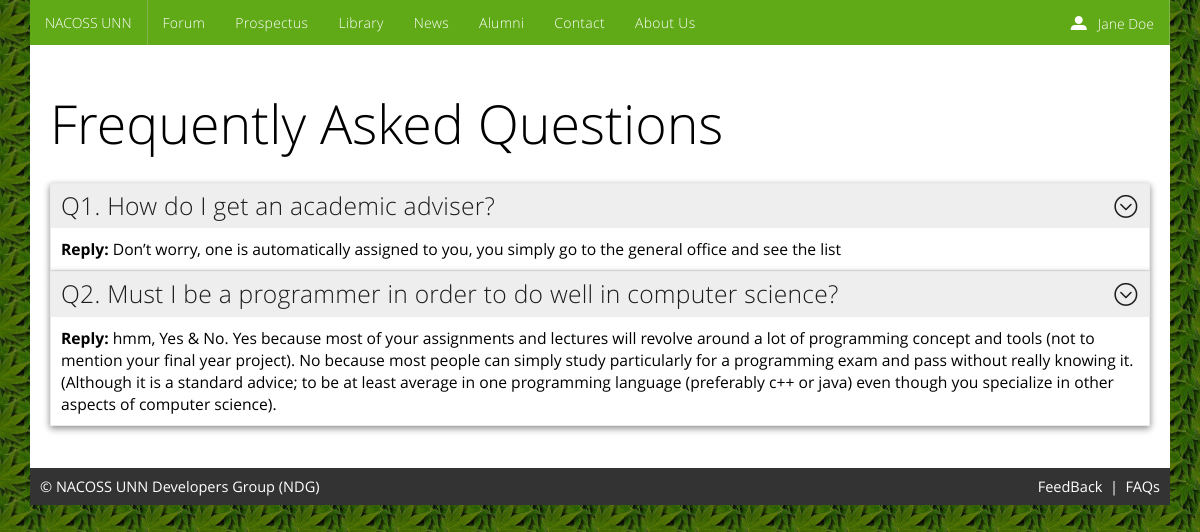
The page /faq.php (signed in) on the database its author committed.
### tables this page shows
CREATE TABLE IF NOT EXISTS `faq` (
  `id` int(11) NOT NULL AUTO_INCREMENT,
  `question` text NOT NULL,
  `answer` text NOT NULL,
  PRIMARY KEY (`id`)
);

### functions.php (called while the page is built, shortened)
<?php
function getFAQs() {
    $array = array();
    $query = "select * from faq limit 20";
    $link = getDefaultDBConnection();
    $result = mysqli_query($link, $query);
    if ($result) {
        while ($row = mysqli_fetch_array($result)) {
            array_push($array, $row);
        }
    }
    return $array;
}
function getDefaultDBConnection() {
    $link = getConnection();
    return $link;
}
function getConnection() {
    $link = mysqli_connect($GLOBALS['db_hostname'], $GLOBALS['db_username'], $GLOBALS['db_password']);
    return $link;
}

### faq.php (the view, shortened to what this page needs)
<!DOCTYPE html>
<html>
    <head>
        <link href="css/metro-bootstrap.css" rel="stylesheet">
        <link href="css/metro-bootstrap-responsive.css" rel="stylesheet">
        <link href="css/iconFont.css" rel="stylesheet">
        <link href="js/prettify/prettify.css" rel="stylesheet">
    </head>
    <body class="metro" style="background-image: url(img/bg.jpg); background-repeat: repeat;">
        <div class="container bg-white">
            <?php require_once './header.php'; ?>
            <?php require_once './functions.php'; ?>
            <br/>
            <div class="padding20">
                <h1>Frequently Asked Questions</h1>
                <br/>
                <?php
                $array = getFAQs();
                for ($index = 0; $index < count($array); $index++) {
                    ?>
                    <div class="panel shadow" data-role="panel">
                        <div class="panel-header">
                            <?= "Q" . ($index + 1) . ". " . $array[$index]['question'] ?>
                        </div>
                        <div class="panel-content">
                            <strong>Reply:</strong> <?= $array[$index]['answer'] ?>
                        </div>
                    </div>
                    <?php
                }
                ?>
            </div>
            <br/>
            <?php require_once './footer.php'; ?>
        </div>
    </body>
</html>

### rows shown on the page
faq: question "How do I get an academic adviser?", answer "Don’t worry, one is automatically assigned to you, you simply go to the general office and see the list"
faq: question "Must I be a programmer in order to do well in computer science?", answer "hmm, Yes & No. Yes because most of your assignments and lectures will revolve around a lot of programming concept and tools (not to mention your final year project). No because most people can simply study particularly for a programming exam and pass without really knowing it. (Although it is a standard advice; to be at least average in one programming language (preferably c++ or java) even though you specialize in other aspects of computer science)."

### other values the page prints
getDisplayName() "Jane Doe"
